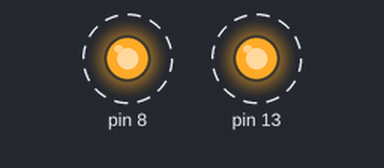
Simulated run of this sketch. Board: Arduino Uno, built with avr-gcc and run on an emulated ATmega328P. Shown: output pins drawn as LEDs (lit = HIGH). Dashed ring = blinking.

Above: at 0.5 s.
Timing chart, 0 to 4.6 s (numbered marks = the images above):
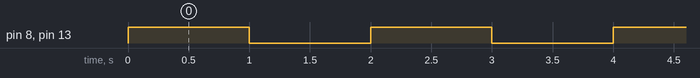

Measured:
- by itself, pin 8, pin 13: alternates HIGH for 1.0 s and LOW for 1.0 s

The sketch:

supriseprojrct.ino
```cpp
int i = 0;

void setup() {
  pinMode(13, OUTPUT);
  //Led
  pinMode(8, OUTPUT);
  //Buzzer
}

void loop() {
  if (i % 2 == 0) {
    digitalWrite(13, HIGH);
    digitalWrite(8, HIGH);
  } else {
    digitalWrite(13, LOW);
    digitalWrite(8, LOW);
  }

  delay(1000);
  i++;
}
```
